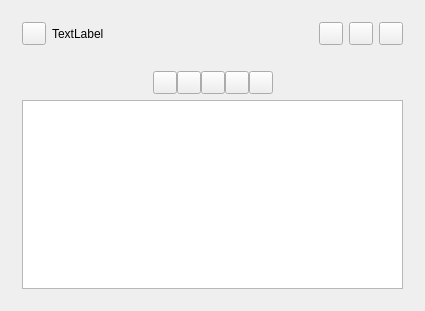
<?xml version="1.0" encoding="UTF-8"?>
<ui version="4.0">
 <class>player</class>
 <widget class="QWidget" name="player">
  <property name="geometry">
   <rect>
    <x>0</x>
    <y>0</y>
    <width>425</width>
    <height>311</height>
   </rect>
  </property>
  <property name="sizePolicy">
   <sizepolicy hsizetype="Maximum" vsizetype="Maximum">
    <horstretch>0</horstretch>
    <verstretch>0</verstretch>
   </sizepolicy>
  </property>
  <property name="windowTitle">
   <string>Simple Audio Player</string>
  </property>
  <layout class="QGridLayout" name="gridLayout">
   <item row="1" column="6">
    <widget class="QWidget" name="widgetInterface" native="true">
     <layout class="QGridLayout" name="gridLayout_3">
      <item row="0" column="12">
       <widget class="QToolButton" name="btn_close">
        <property name="text">
         <string/>
        </property>
       </widget>
      </item>
      <item row="3" column="0" colspan="13">
       <widget class="QTableView" name="playlistView"/>
      </item>
      <item row="0" column="0">
       <widget class="QToolButton" name="btn_add"/>
      </item>
      <item row="0" column="11">
       <widget class="QToolButton" name="btn_maximize">
        <property name="text">
         <string/>
        </property>
       </widget>
      </item>
      <item row="0" column="1" colspan="9">
       <widget class="QLabel" name="label">
        <property name="text">
         <string>TextLabel</string>
        </property>
       </widget>
      </item>
      <item row="0" column="10">
       <widget class="QToolButton" name="btn_minimize">
        <property name="acceptDrops">
         <bool>false</bool>
        </property>
        <property name="text">
         <string/>
        </property>
       </widget>
      </item>
      <item row="2" column="0" colspan="13">
       <layout class="QHBoxLayout" name="horizontalLayout">
        <property name="spacing">
         <number>0</number>
        </property>
        <property name="sizeConstraint">
         <enum>QLayout::SetDefaultConstraint</enum>
        </property>
        <item>
         <spacer name="horizontalSpacer">
          <property name="orientation">
           <enum>Qt::Horizontal</enum>
          </property>
          <property name="sizeHint" stdset="0">
           <size>
            <width>40</width>
            <height>20</height>
           </size>
          </property>
         </spacer>
        </item>
        <item>
         <widget class="QToolButton" name="btn_previous">
          <property name="text">
           <string/>
          </property>
         </widget>
        </item>
        <item>
         <widget class="QToolButton" name="btn_stop">
          <property name="text">
           <string/>
          </property>
         </widget>
        </item>
        <item>
         <widget class="QToolButton" name="btn_play">
          <property name="text">
           <string/>
          </property>
         </widget>
        </item>
        <item>
         <widget class="QToolButton" name="btn_pause">
          <property name="text">
           <string/>
          </property>
         </widget>
        </item>
        <item>
         <widget class="QToolButton" name="btn_next">
          <property name="text">
           <string/>
          </property>
         </widget>
        </item>
        <item>
         <spacer name="horizontalSpacer_2">
          <property name="orientation">
           <enum>Qt::Horizontal</enum>
          </property>
          <property name="sizeHint" stdset="0">
           <size>
            <width>40</width>
            <height>20</height>
           </size>
          </property>
         </spacer>
        </item>
       </layout>
      </item>
      <item row="1" column="0" colspan="13">
       <widget class="QLabel" name="currentTrack">
        <property name="text">
         <string/>
        </property>
       </widget>
      </item>
     </layout>
    </widget>
   </item>
  </layout>
 </widget>
 <layoutdefault spacing="6" margin="11"/>
 <resources/>
 <connections/>
</ui>
